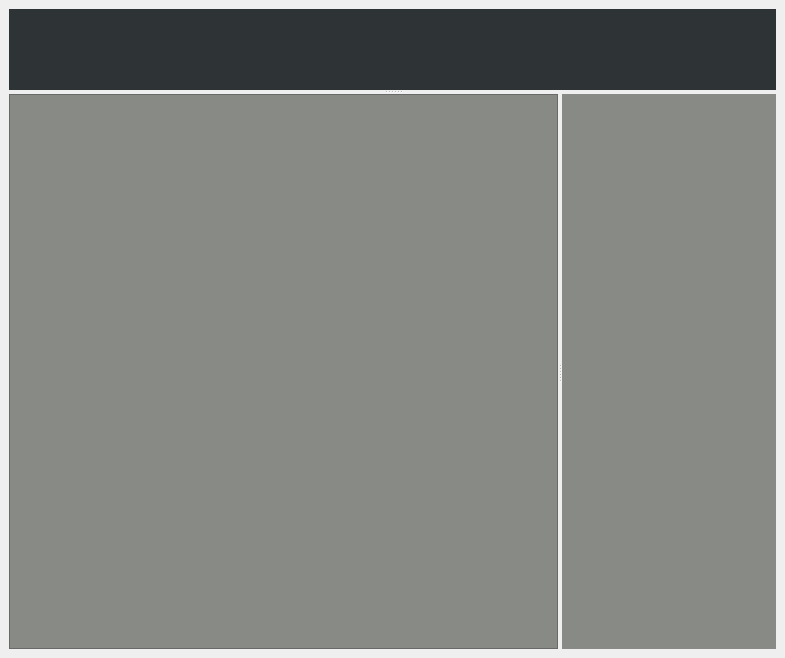
<?xml version="1.0" encoding="UTF-8"?>
<ui version="4.0">
 <class>MainWindow</class>
 <widget class="QMainWindow" name="MainWindow">
  <property name="geometry">
   <rect>
    <x>0</x>
    <y>0</y>
    <width>785</width>
    <height>658</height>
   </rect>
  </property>
  <property name="sizePolicy">
   <sizepolicy hsizetype="Preferred" vsizetype="Preferred">
    <horstretch>2</horstretch>
    <verstretch>0</verstretch>
   </sizepolicy>
  </property>
  <property name="windowTitle">
   <string>MainWindow</string>
  </property>
  <widget class="QWidget" name="centralwidget">
   <layout class="QVBoxLayout" name="verticalLayout">
    <item>
     <widget class="QSplitter" name="imageNodeViewSplitter">
      <property name="sizePolicy">
       <sizepolicy hsizetype="Preferred" vsizetype="Expanding">
        <horstretch>0</horstretch>
        <verstretch>0</verstretch>
       </sizepolicy>
      </property>
      <property name="orientation">
       <enum>Qt::Vertical</enum>
      </property>
      <widget class="ImageView" name="imageView">
       <property name="sizePolicy">
        <sizepolicy hsizetype="Preferred" vsizetype="Preferred">
         <horstretch>0</horstretch>
         <verstretch>2</verstretch>
        </sizepolicy>
       </property>
       <property name="minimumSize">
        <size>
         <width>0</width>
         <height>0</height>
        </size>
       </property>
       <property name="baseSize">
        <size>
         <width>0</width>
         <height>0</height>
        </size>
       </property>
       <property name="styleSheet">
        <string notr="true">background-color:rgb(46, 52, 54)</string>
       </property>
       <property name="text">
        <string/>
       </property>
      </widget>
      <widget class="QWidget" name="widget" native="true">
       <property name="sizePolicy">
        <sizepolicy hsizetype="Preferred" vsizetype="Preferred">
         <horstretch>0</horstretch>
         <verstretch>1</verstretch>
        </sizepolicy>
       </property>
       <property name="minimumSize">
        <size>
         <width>0</width>
         <height>0</height>
        </size>
       </property>
       <property name="styleSheet">
        <string notr="true"/>
       </property>
       <layout class="QHBoxLayout" name="horizontalLayout" stretch="0">
        <property name="spacing">
         <number>0</number>
        </property>
        <property name="leftMargin">
         <number>0</number>
        </property>
        <property name="topMargin">
         <number>0</number>
        </property>
        <property name="rightMargin">
         <number>0</number>
        </property>
        <property name="bottomMargin">
         <number>0</number>
        </property>
        <item>
         <widget class="QSplitter" name="effectUISplitter">
          <property name="orientation">
           <enum>Qt::Horizontal</enum>
          </property>
          <widget class="EffectNodeView" name="effectNodeView">
           <property name="sizePolicy">
            <sizepolicy hsizetype="Preferred" vsizetype="Preferred">
             <horstretch>0</horstretch>
             <verstretch>3</verstretch>
            </sizepolicy>
           </property>
           <property name="styleSheet">
            <string notr="true">background-color: rgb(136, 138, 133)</string>
           </property>
          </widget>
          <widget class="NodeUIView" name="nodeUIView" native="true">
           <property name="sizePolicy">
            <sizepolicy hsizetype="Preferred" vsizetype="Preferred">
             <horstretch>0</horstretch>
             <verstretch>1</verstretch>
            </sizepolicy>
           </property>
           <property name="focusPolicy">
            <enum>Qt::ClickFocus</enum>
           </property>
           <property name="styleSheet">
            <string notr="true">background-color: rgb(136, 138, 133)</string>
           </property>
          </widget>
         </widget>
        </item>
       </layout>
      </widget>
     </widget>
    </item>
   </layout>
  </widget>
 </widget>
 <customwidgets>
  <customwidget>
   <class>EffectNodeView</class>
   <extends>QGraphicsView</extends>
   <header location="global">EffectNodeView.hpp</header>
  </customwidget>
  <customwidget>
   <class>ImageView</class>
   <extends>QLabel</extends>
   <header location="global">ImageView.hpp</header>
  </customwidget>
  <customwidget>
   <class>NodeUIView</class>
   <extends>QWidget</extends>
   <header location="global">NodeUIView.hpp</header>
   <container>1</container>
  </customwidget>
 </customwidgets>
 <resources/>
 <connections/>
</ui>
